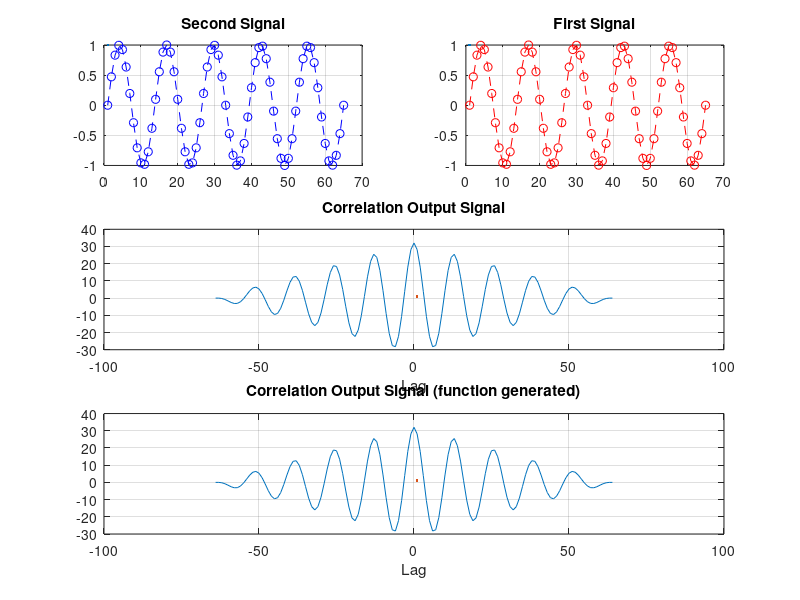

Recreate this plot in MATLAB.
clc; close all; clear all;

% Signal-1
fs = 64;
tsamp = 0 : 1/fs : 1;
raw_first_signal = sin(2 * pi * 5 * tsamp);

% Signal-2
fs2 = 64;
tsamp2 = 0 : 1/fs2 : 1;
raw_second_signal = sin(2 * pi * 5 * tsamp2);


% raw_first_signal= [1,2,3,4,5];
% raw_second_signal = [1,2,3,4,5];


raw_first_signal_len = length(raw_first_signal);
raw_second_signal_len = length(raw_second_signal);
correlation_size = raw_first_signal_len + raw_second_signal_len - 1;

% making the length of two signal same
first_signal = [raw_first_signal, zeros(1, raw_second_signal_len)];
second_signal = [zeros(1, raw_first_signal_len), raw_second_signal];


outputSignal = zeros(1, correlation_size);
lag = zeros(1, correlation_size);

size = length(second_signal);
lag_value = raw_second_signal_len * (-1);

% Correlation operations using for loop
for n = 1 : correlation_size
    lag(n) = lag_value + 1;
    for k = 1 : n
        outputSignal(n) = outputSignal(n) + (first_signal(k) * second_signal(size - n + k));
    end
    lag_value = lag_value + 1;
end

% function generated Correlation
[fun_gen_outputSignal, lagg] = xcorr(raw_first_signal, raw_second_signal);


% Ploting.....

subplot(3,2,2);
% stem(raw_first_signal);
plot(raw_first_signal, "r--o", LineWidth=1);
title('First Signal');
grid on;
% plot(raw_second_signal, LineWidth=1);

subplot(3,2,1);
% stem(raw_second_signal);
plot(raw_second_signal,"b--o", LineWidth=1);
title('Second Signal');
grid on;

subplot(3,2,[3,4]);
% stem(outputSignal);
% % Normalized
% plot(lag ,outputSignal./max(abs(outputSignal)), LineWidth=1);
plot(lag ,outputSignal, LineWidth=1);
title('Correlation Output Signal');
xlabel('Lag');
grid on;

subplot(3,2,[5,6]);
% stem(fun_gen_outputSignal);
plot(lagg, fun_gen_outputSignal, LineWidth=1);
title('Correlation Output Signal (function generated)');
xlabel('Lag');
grid on;



